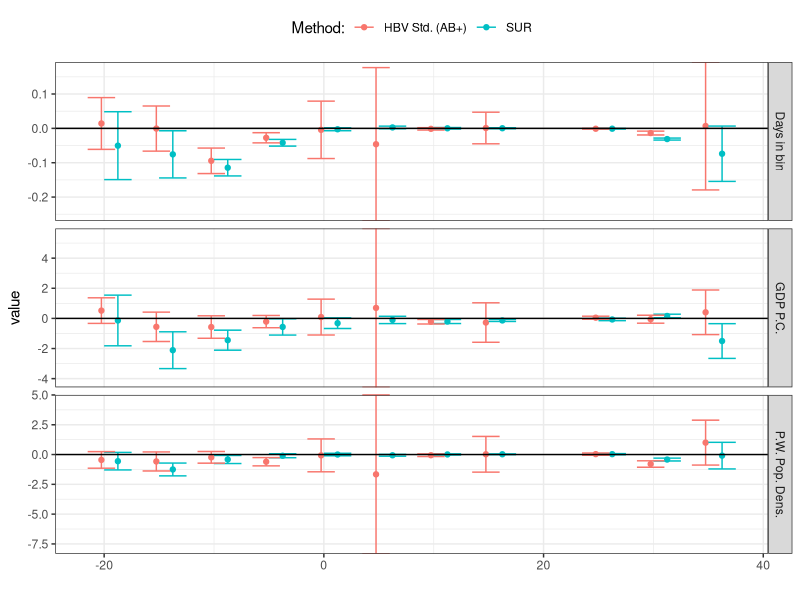

Here is the R script that generated this plot:
setwd("~/research/gcp/impact-calculations/interpolate")

library(reshape2)
library(ggplot2)

gammas0 <- read.csv("fullbayes0.csv")
gammas0$method <- "HBV Std. (AB+)"
#gammas4 <- read.csv("fullbayes4.csv")
#gammas4$method <- "fullba4"

gammas.x <- read.csv("seemur.csv")
gammas.x$method <- "SUR"

gammas <- rbind(gammas.x, gammas0)

pg <- melt(gammas[, c('method', 'binlo', 'binhi', 'intercept_coef', 'bindays_coef', 'gdppc_coef', 'popop_coef')], id.vars=c('method', 'binlo', 'binhi'))
pg2 <- melt(gammas[, c('method', 'binlo', 'binhi', 'intercept_serr', 'bindays_serr', 'gdppc_serr', 'popop_serr')], id.vars=c('method', 'binlo', 'binhi'))
pg$serr <- pg2$value

pg$binx <- (pmax(pg$binlo, -22) + pmin(pg$binhi, 38)) / 2
##pg$value[pg$variable == 'bindays_coef'] <- pg$value[pg$variable == 'bindays_coef'] * 20

dodge <- position_dodge(width=3)

pg$ymin <- pg$value - pg$serr
pg$ymax <- pg$value + pg$serr

levels(pg$variable) <- c("Intercept", "Days in bin", "GDP P.C.", "P.W. Pop. Dens.")

ggplot(subset(pg, variable != 'Intercept'), aes(x=binx, y=value, ymin=ymin, ymax=ymax, width=5, colour=method)) +
    facet_grid(variable ~ ., scales="free") +
    geom_point(position=dodge) +
    geom_errorbar(position=dodge) + geom_hline(yintercept=0) + theme_bw() +
    scale_x_continuous(name="") + scale_y_continuous(expand=c(0, 0)) +
    scale_colour_discrete(name="Method:") +
    theme(legend.position="top")
